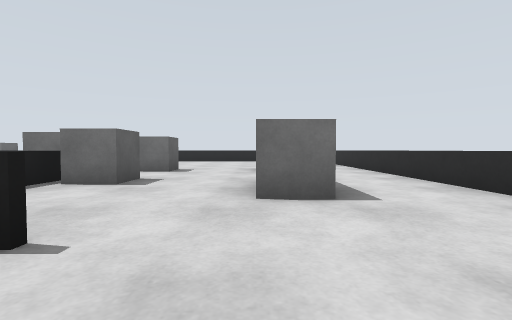
view 1 (above)

20 first-person views from a walk through a Gazebo world. The camera is 0.61 m above the floor, tilts 2° down and sees 85° across. The floor is counted in squares, 1 m on a side. Each view is taken from the middle of a square. On the plan, view 1 faces up. The plan holds only what a view shows up to about 9 squares ahead; the rest is blank.

view 2
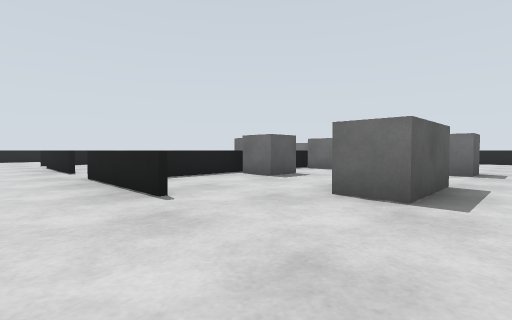

view 3
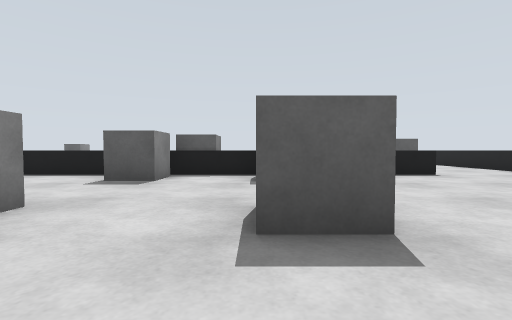

view 4
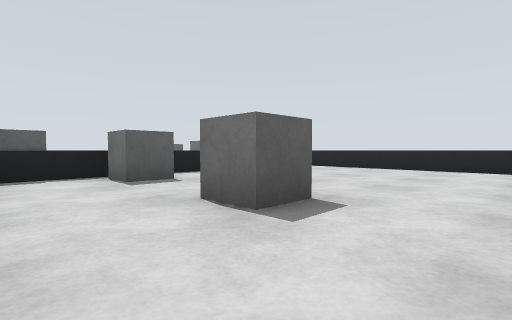

view 5
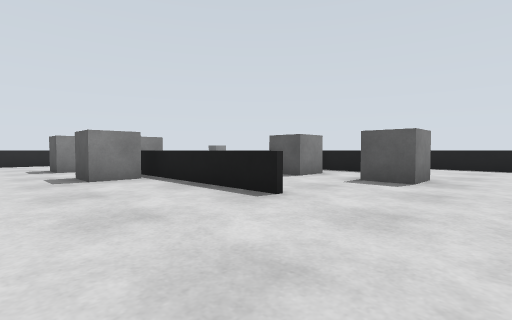

view 6
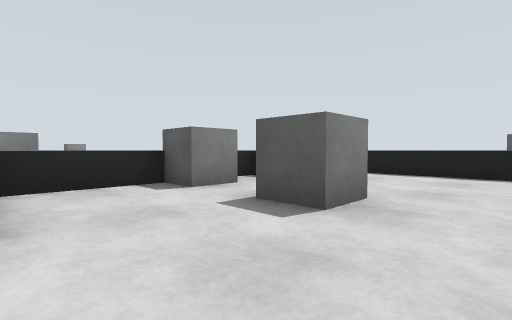

view 7
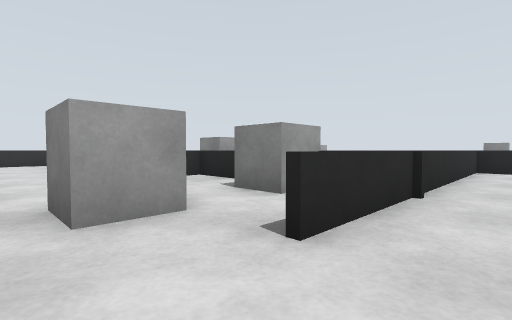

view 8
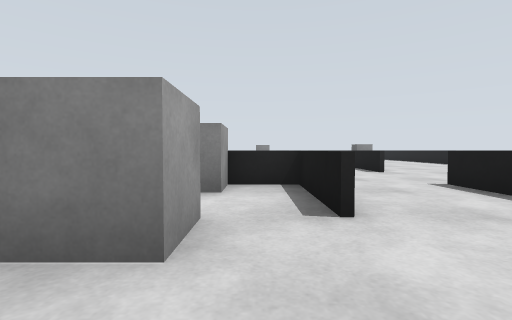

view 9
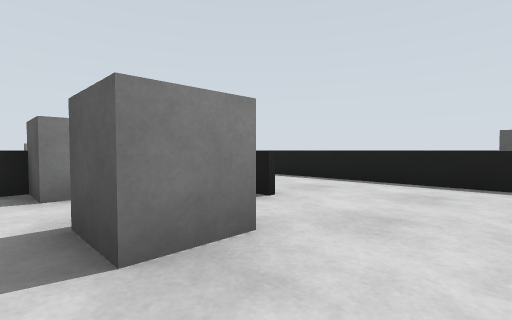

view 10
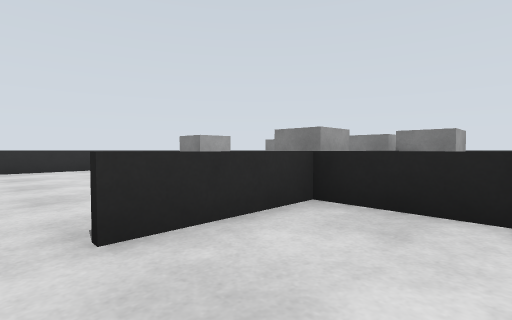

view 11
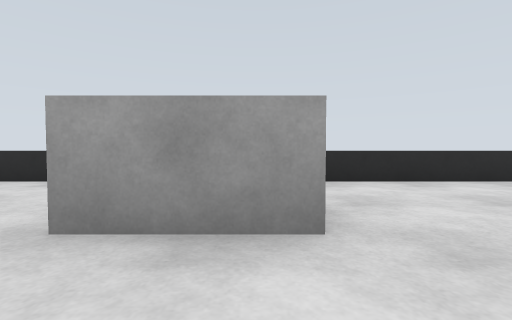

view 12
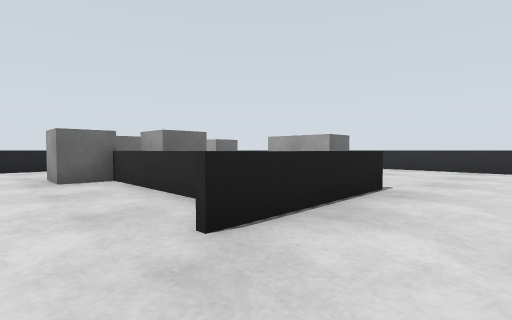

view 13
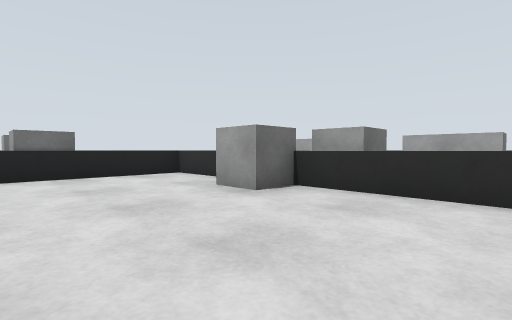

view 14
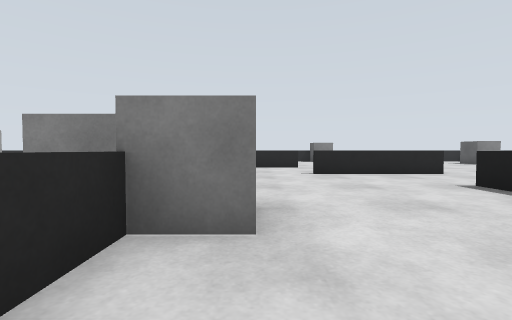

view 15
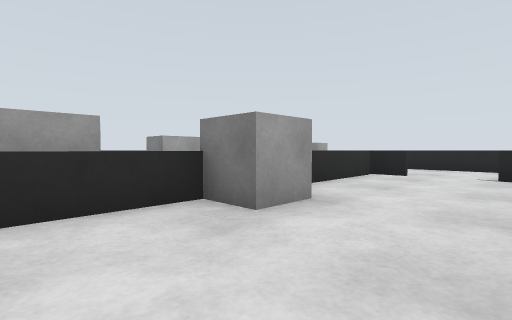

view 16
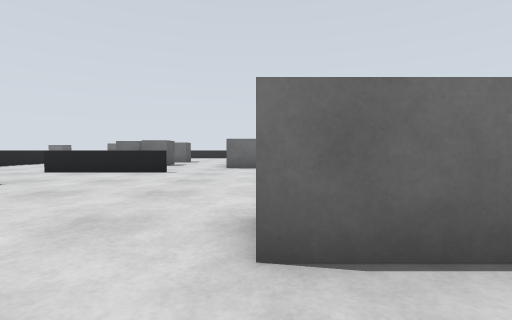

view 17
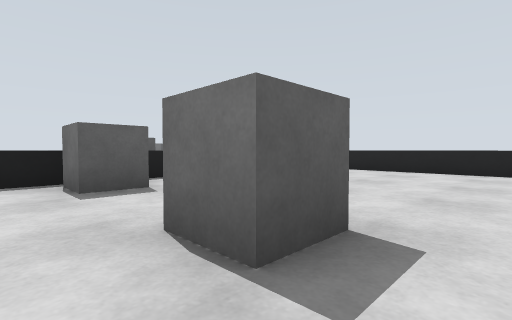

view 18
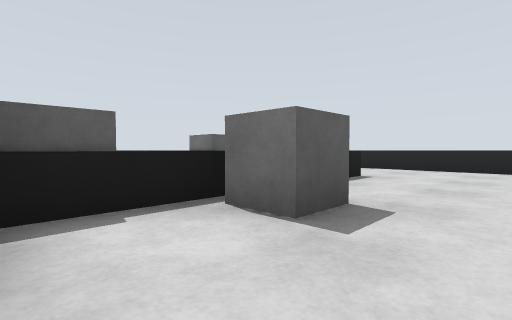

view 19
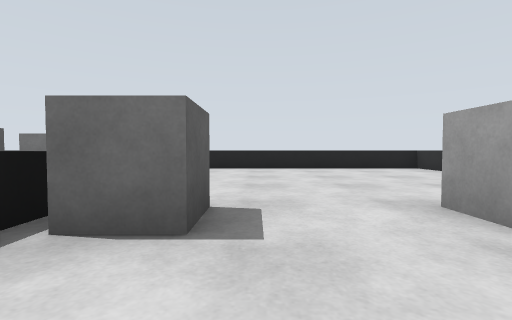

view 20
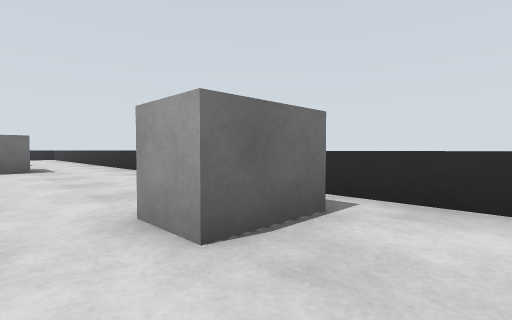

### Floor plan
Key: @ floor where view 1 was taken; # wall or solid block; x gap in a wall; . floor; = window, fence, low wall or low ledge; B grey box.
Columns run from 14 left of view 1 to 4 right of it. Each row starts with its distance up from view 1.
 16         ==========#
 15 BB =..............=
 14    =..............=
 13    =...B..........=
 12    =.=....=.......=
 11    =.=.B..=.......=
 10   ...==##==.......=
  9   ...=....#B..BB..=
  8  ....=....#B..BB..=
  7 ...=.=...B#.......=
  6 ...=.=...B#B......=
  5     .=....#B..BB..=
  4     =#....=...BB..=
  3     ......=.......=
  2     x===..===.....=
  1     ..............=
  0       ........@...=
 -1         ==#.......=
 -2            ......
 -3             ....
 -4              ..BB.=
 -5               ....=
 -6               ....=

Where each view was taken, in squares from view 1:
view 1: 0 up, 0 right, facing up
view 2: 0 up, 2 right, facing up-left
view 3: 8 up, 3 right, facing left
view 4: 6 up, 3 right, facing up-left
view 5: 15 up, 1 left, facing down-left
view 6: 15 up, 4 left, facing down-left
view 7: 14 up, 10 left, facing down-right
view 8: 15 up, 8 left, facing down
view 9: 15 up, 6 left, facing down-left
view 10: 13 up, 6 left, facing down-right
view 11: 4 up, 2 left, facing right
view 12: 0 up, 6 left, facing up-right
view 13: 3 up, 8 left, facing up-right
view 14: 9 up, 5 left, facing down
view 15: 9 up, 7 left, facing down-right
view 16: 6 down, 1 right, facing up
view 17: 7 up, 2 right, facing up-left
view 18: 6 up, 1 left, facing up-left
view 19: 6 up, 2 left, facing up
view 20: 6 down, 0 right, facing up-right
